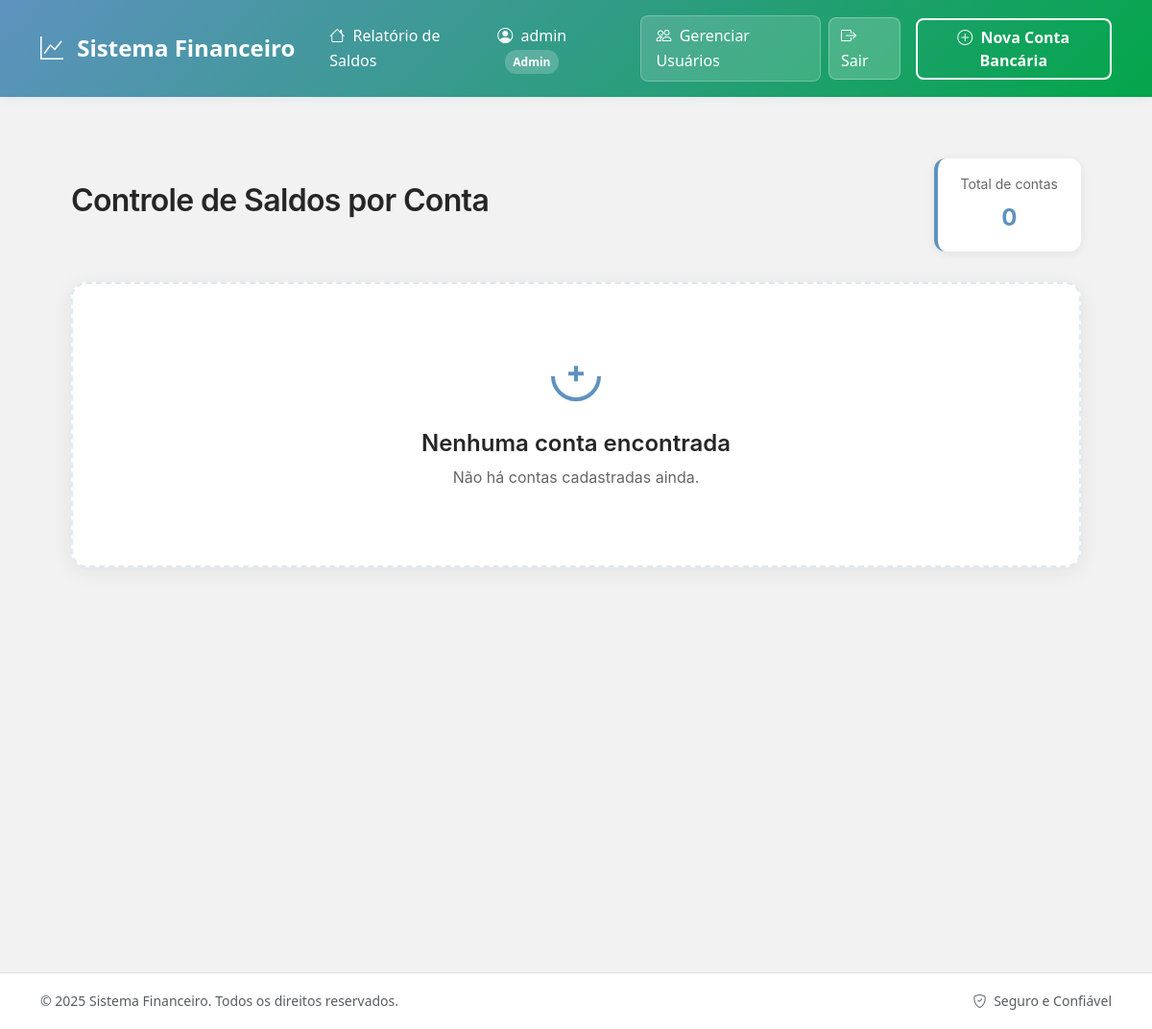
Page / (signed in) on the earlier database version.
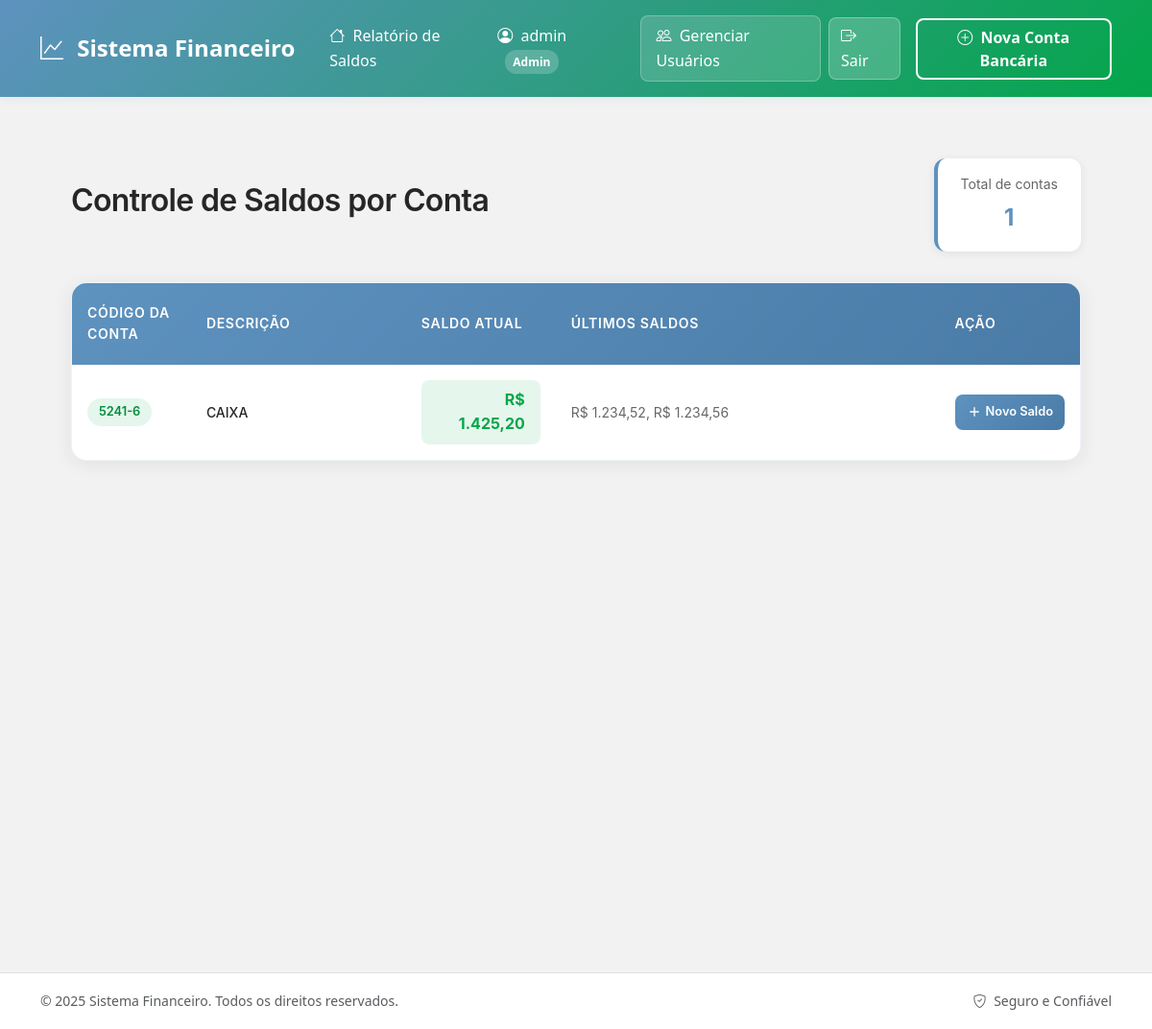
Same page on the later database version.
### app.py (models this page shows, shortened)
class Conta(db.Model):
    __tablename__ = 'contas'
    id = db.Column(db.Integer, primary_key=True)
    codigo_conta = db.Column(db.String(50), nullable=False, unique=True, index=True)
    descricao = db.Column(db.String(200), nullable=False)
    criado_em = db.Column(db.DateTime, default=datetime.now, nullable=False)
    atualizado_em = db.Column(db.DateTime, default=datetime.now, onupdate=datetime.now)
    ativo = db.Column(db.Boolean, default=True, nullable=False)

### app.py (the view)
    @app.route('/')
    @login_required
    def index():
        contas = Conta.query.filter_by(ativo=True).order_by(Conta.codigo_conta).all()
        contas_com_saldos = []
        for conta in contas:
            saldos_ordenados = (Saldo.query
                            .filter_by(conta_id=conta.id)
                            .order_by(desc(Saldo.data), desc(Saldo.hora), desc(Saldo.criado_em))
                            .all())
            if saldos_ordenados:
                saldo_atual = saldos_ordenados[0]
                ultimos_saldos = saldos_ordenados[1:] if len(saldos_ordenados) > 1 else []
                ultimos_saldos_formatados = []
                for saldo in ultimos_saldos:
                    valor_formatado = f"R$ {saldo.valor:,.2f}".replace(',', 'X').replace('.', ',').replace('X', '.')
                    ultimos_saldos_formatados.append(valor_formatado)
                conta.saldo_atual = saldo_atual.valor_formatado
                conta.ultimos_saldos = ', '.join(ultimos_saldos_formatados) if ultimos_saldos_formatados else 'Nenhum registro anterior'
            else:
                conta.saldo_atual = 'R$ 0,00'
                conta.ultimos_saldos = 'Nenhum registro anterior'
            contas_com_saldos.append(conta)
        return render_template('index.html', contas=contas_com_saldos)

### app.py (called while the page is built)
def login_required(f):
    @wraps(f)
    def decorated_function(*args, **kwargs):
        if 'user_id' not in session:
            flash('Por favor, faça login para acessar esta página.', 'warning')
            return redirect(url_for('login', next=request.url))
        return f(*args, **kwargs)
    return decorated_function

    @property
    def valor_formatado(self) -> str:
        return f"R$ {self.valor:,.2f}".replace(',', 'X').replace('.', ',').replace('X', '.')

### templates/index.html (shortened to what this page needs)
{% extends "base.html" %}
{% block content %}
<div class="balance-container">
    <div class="header-section">
        <h1 class="page-title">Controle de Saldos por Conta</h1>
        <div class="summary-card">
            <span class="summary-label">Total de contas</span>
            <span class="summary-value">{{ contas|length or 0 }}</span>
        </div>
    </div>
    {% if contas %}
    <div class="table-wrapper">
        <div class="table-container">
            <table class="modern-table">
                <thead>
                    <tr>
                        <th style="width: 12%;">Código da Conta</th>
                        <th style="width: 22%;">Descrição</th>
                        <th style="width: 15%;">Saldo Atual</th>
                        <th style="width: 40%;">Últimos Saldos</th>
                        <th style="width: 11%;">Ação</th>
                    </tr>
                </thead>
                <tbody>
                    {% for conta in contas %}
                    <tr>
                        <td>
                            <a href="{{ url_for('ver_conta', conta_id=conta.id) }}" class="account-code-link">
                                <span class="account-code">{{ conta.codigo_conta }}</span>
                            </a>
                        </td>
                        <td>
                            <div class="account-info">
                                <span class="account-description">{{ conta.descricao }}</span>
                            </div>
                        </td>
                        <td>
                            <span class="amount {{ 'positive' if conta.saldo_atual != 'R$ 0,00' else 'zero' }}">
                                {{ conta.saldo_atual }}
                            </span>
                        </td>
                        <td class="transaction-description">
                            {% if conta.ultimos_saldos and conta.ultimos_saldos != 'Nenhum registro anterior' %}
                                {{ conta.ultimos_saldos }}
                            {% else %}
                                <em style="color: #666;">{{ conta.ultimos_saldos }}</em>
                            {% endif %}
                        </td>
                        <td>
                            <button class="add-balance-btn" onclick="openBalanceModal('{{ conta.id }}', '{{ conta.codigo_conta }}', '{{ conta.descricao }}')">
                                <svg width="16" height="16" viewBox="0 0 24 24" fill="none" stroke="currentColor" stroke-width="2">
                                    <line x1="12" y1="5" x2="12" y2="19"></line>
                                    <line x1="5" y1="12" x2="19" y2="12"></line>
                                </svg>
                                Novo Saldo
                            </button>
                        </td>
                    </tr>
                    {% endfor %}
                </tbody>
            </table>
        </div>
    </div>
    {% else %}
    <div class="empty-state">
        <div class="empty-icon">
            <svg width="64" height="64" viewBox="0 0 24 24" fill="none" stroke="currentColor" stroke-width="1.5">
                <path d="M9 11H15M12 8V14M21 12C21 16.9706 16.9706 21 12 21C7.02944 21 3 16.9706 3 12C3C7.02944 7.02944 3 12 3C16.9706 3 21 7.02944 21 12Z"/>
            </svg>
        </div>
        <h3 class="empty-title">Nenhuma conta encontrada</h3>
        <p class="empty-description">Não há contas cadastradas ainda.</p>
    </div>
    {% endif %}
</div>
{% endblock %}

Differences in the rows shown:
added Conta: codigo_conta "5241-6", descricao "CAIXA", saldo_atual "R$ 1.425,20", ultimos_saldos "R$ 1.234,52, R$ 1.234,56"
Other differences:
{{ contas|length or 0 }}: "0" → "1"
text no longer shown: "Nenhuma conta encontrada Não há contas cadastradas ainda."
text now shown: "CÓDIGO DA CONTA DESCRIÇÃO SALDO ATUAL ÚLTIMOS SALDOS AÇÃO"
